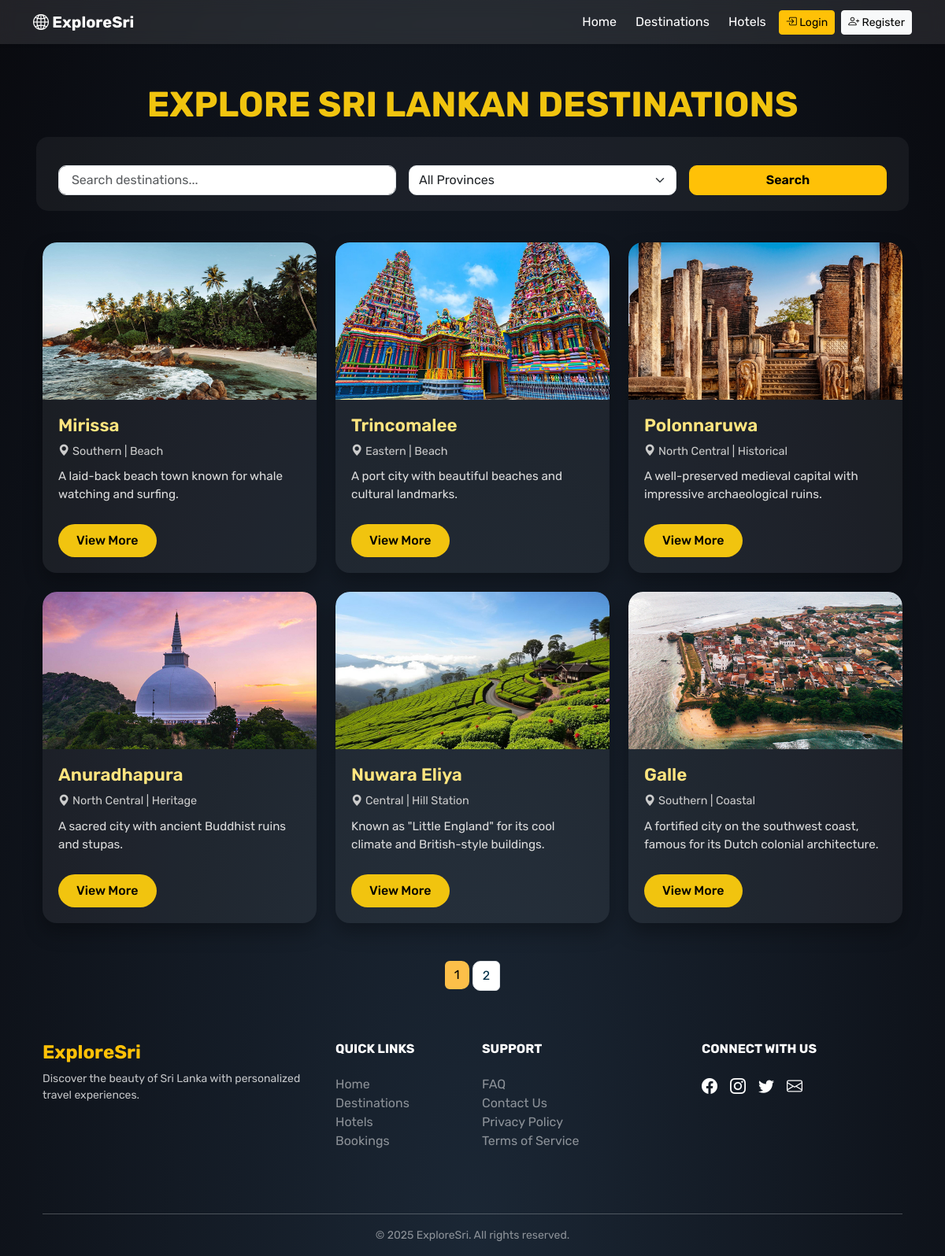
Page /destinations.php on the committed database.
### tables this page shows
CREATE TABLE `destinations` (
  `destination_id` int(11) NOT NULL,
  `name` varchar(255) DEFAULT NULL,
  `description` varchar(255) DEFAULT NULL,
  `location` varchar(255) DEFAULT NULL,
  `category` varchar(50) DEFAULT NULL,
  `image` varchar(255) DEFAULT NULL,
  `province` varchar(255) DEFAULT NULL,
  `top_attractions` varchar(255) DEFAULT NULL,
  `latitude` varchar(50) DEFAULT NULL,
  `longitude` varchar(50) DEFAULT NULL,
  `status` varchar(50) DEFAULT 'active'
);

### destinations.php (the view, shortened to what this page needs)
<?php
include 'config/db.php';
include 'includes/header.php';
$search = $_GET['search'] ?? '';
$province = $_GET['province'] ?? '';
$page = max(1, (int)($_GET['page'] ?? 1));
$limit = 6;
$offset = ($page - 1) * $limit;
$filters = [];
$params = [];
$where = $filters ? "WHERE " . implode(" AND ", $filters) : "";
$countStmt = $conn->prepare("SELECT COUNT(*) FROM destinations $where");
$countStmt->execute($params);
$total = $countStmt->fetchColumn();
$totalPages = ceil($total / $limit);
$query = "SELECT * FROM destinations $where ORDER BY destination_id DESC LIMIT $limit OFFSET $offset";
$stmt = $conn->prepare($query);
$stmt->execute($params);
$destinations = $stmt->fetchAll();
?>
<!DOCTYPE html>
<html lang="en">
<head>
  <link href="https://cdn.jsdelivr.net/npm/bootstrap@5.3.0/dist/css/bootstrap.min.css" rel="stylesheet">
  <link href="https://cdn.jsdelivr.net/npm/bootstrap-icons@1.10.5/font/bootstrap-icons.css" rel="stylesheet">
</head>
<body>
<div class="container">
  <h1 class="fade-up">EXPLORE SRI LANKAN DESTINATIONS</h1>
  <form method="GET" class="search-form row g-3 fade-up">
    <div class="col-md-5">
      <input type="text" name="search" value="<?= htmlspecialchars($search) ?>" class="form-control" placeholder=" Search destinations...">
    </div>
    <div class="col-md-4">
      <select name="province" class="form-select">
        <option value="">All Provinces</option>
      </select>
    </div>
    <div class="col-md-3 d-grid">
      <button class="btn btn-warning search-btn"><i class=""></i> Search</button>
    </div>
  </form>
  <div class="row mt-4 fade-up">
    <?php if ($destinations): ?>
      <?php foreach ($destinations as $dest): ?>
        <div class="col-md-4 col-sm-6 mb-4">
          <div class="card h-100">
            <img src="images/<?= htmlspecialchars($dest['image']) ?>" alt="<?= htmlspecialchars($dest['name']) ?>">
            <div class="card-body">
              <h5 class="card-title"><?= htmlspecialchars($dest['name']) ?></h5>
              <div class="card-subtext"><i class="bi bi-geo-alt-fill"></i> <?= htmlspecialchars($dest['province']) ?> | <?= htmlspecialchars($dest['category']) ?></div>
              <div class="card-desc"><?= htmlspecialchars(mb_strimwidth($dest['description'], 0, 100, "...")) ?></div>
              <a href="destination.php?id=<?= $dest['destination_id'] ?>" class="btn btn-custom">View More</a>
            </div>
          </div>
        </div>
      <?php endforeach; ?>
    <?php else: ?>
      <p class="text-center mt-5">No destinations found.</p>
    <?php endif; ?>
  </div>
  <?php if ($totalPages > 1): ?>
    <nav class="mt-4 d-flex justify-content-center fade-up">
      <ul class="pagination">
        <?php for ($i = 1; $i <= $totalPages; $i++): ?>
          <li class="page-item <?= $i == $page ? 'active' : '' ?>">
            <a class="page-link" href="?search=<?= urlencode($search) ?>&province=<?= urlencode($province) ?>&page=<?= $i ?>"><?= $i ?></a>
          </li>
        <?php endfor; ?>
      </ul>
    </nav>
  <?php endif; ?>
</div>
</body>
</html>
<?php include 'includes/footer.php'; ?>

### includes/header.php (shortened to what this page needs)
<!DOCTYPE html>
<html lang="en">
<head>
  <link href="https://cdn.jsdelivr.net/npm/bootstrap@5.3.0/dist/css/bootstrap.min.css" rel="stylesheet" />
  <link href="https://cdn.jsdelivr.net/npm/bootstrap-icons@1.10.5/font/bootstrap-icons.css" rel="stylesheet" />
</head>
<body>
<nav class="navbar navbar-expand-lg shadow-sm mb-4">
  <div class="container">
    <a class="navbar-brand" href="/exploresri/index.php">
      <i class="bi bi-globe2"></i> ExploreSri
    </a>
    <div class="collapse navbar-collapse" id="navMenu">
      <ul class="navbar-nav ms-auto align-items-lg-center gap-2">
        <li class="nav-item">
          <a class="nav-link" href="/exploresri/index.php"><i class=""></i> Home</a>
        </li>
        <li class="nav-item">
          <a class="nav-link" href="/exploresri/destinations.php"><i class=""></i> Destinations</a>
        </li>
        <li class="nav-item">
          <a class="nav-link" href="/exploresri/hotels_all.php"><i class=""></i> Hotels</a>
        </li>
        <?php if (isset($_SESSION['user_id'])): ?>
          <li class="nav-item">
            <a class="nav-link" href="/exploresri/my_bookings.php"><i class=""></i> My Bookings</a>
          </li>
          <li class="nav-item">
            <a class="btn btn-outline-light btn-sm" href="/exploresri/logout.php">
              <i class="bi bi-box-arrow-right"></i> Logout (<?= htmlspecialchars($_SESSION['user_name']); ?>)
            </a>
          </li>
        <?php else: ?>
          <li class="nav-item">
            <a class="btn btn-warning btn-sm" href="/exploresri/user/login.php"><i class="bi bi-box-arrow-in-right"></i> Login</a>
          </li>
          <li class="nav-item">
            <a class="btn btn-light btn-sm" href="/exploresri/user/register.php"><i class="bi bi-person-plus"></i> Register</a>
          </li>
        <?php endif; ?>
      </ul>
    </div>
  </div>
</nav>
<div class="container">

### includes/footer.php
<footer class="footer-section">
  <div class="container text-center text-lg-start text-white">
    <div class="row py-5">
      <div class="col-lg-4 col-md-6 mb-4 mb-lg-0 fade-up">
        <h4 class="fw-bold text-warning">ExploreSri</h4>
        <p class="small opacity-75">
          Discover the beauty of Sri Lanka with personalized travel experiences.
        </p>
      </div>
      <div class="col-lg-2 col-md-6 mb-4 mb-lg-0 fade-up">
        <h6 class="text-uppercase fw-bold mb-4">Quick Links</h6>
        <ul class="list-unstyled">
          <li><a href="#" class="text-white-50 text-decoration-none">Home</a></li>
          <li><a href="#" class="text-white-50 text-decoration-none">Destinations</a></li>
          <li><a href="#" class="text-white-50 text-decoration-none">Hotels</a></li>
          <li><a href="#" class="text-white-50 text-decoration-none">Bookings</a></li>
        </ul>
      </div>
      <div class="col-lg-3 col-md-6 mb-4 mb-lg-0 fade-up">
        <h6 class="text-uppercase fw-bold mb-4">Support</h6>
        <ul class="list-unstyled">
          <li><a href="#" class="text-white-50 text-decoration-none">FAQ</a></li>
          <li><a href="#" class="text-white-50 text-decoration-none">Contact Us</a></li>
          <li><a href="#" class="text-white-50 text-decoration-none">Privacy Policy</a></li>
          <li><a href="#" class="text-white-50 text-decoration-none">Terms of Service</a></li>
        </ul>
      </div>
      <div class="col-lg-3 col-md-6 mb-4 mb-lg-0 fade-up">
        <h6 class="text-uppercase fw-bold mb-4">Connect With Us</h6>
        <div class="d-flex justify-content-center justify-content-lg-start">
          <a href="#" class="text-white me-3 fs-5 social-icon"><i class="bi bi-facebook"></i></a>
          <a href="#" class="text-white me-3 fs-5 social-icon"><i class="bi bi-instagram"></i></a>
          <a href="#" class="text-white me-3 fs-5 social-icon"><i class="bi bi-twitter"></i></a>
          <a href="#" class="text-white fs-5 social-icon"><i class="bi bi-envelope"></i></a>
        </div>
      </div>
    </div>
    <hr class="border-top border-light opacity-25">
    <div class="text-center pb-3 small text-white-50">
      &copy; 2025 ExploreSri. All rights reserved.
    </div>
  </div>
</footer>

### includes/header.php (style rules this page uses)
body { background: linear-gradient(to right, #003049, #669bbc); font-family: 'Segoe UI', sans-serif; color: #fff; animation: fadeInBody 0.8s ease-in; }
nav.navbar { background-color: rgba(255, 255, 255, 0.1); backdrop-filter: blur(10px); animation: slideDown 0.7s ease-out; }
.navbar-nav .nav-link { color: #fff !important; transition: color 0.3s ease; }
.navbar-brand { font-size: 1.5rem; font-weight: bold; color: #fff !important; transition: transform 0.3s; }
.navbar .btn { transition: all 0.3s ease; }

### destinations.php (style rules this page uses)
body { font-family: 'Rubik', sans-serif; background: radial-gradient(ellipse at bottom, #1b2735 0%, #090a0f 100%); color: #ffffff; min-height: 100vh; overflow-x: hidden; position: relative; }
body::before { content: ''; position: fixed; top: 0; left: 0; width: 100%; height: 100%; background: url('https://www.transparenttextures.com/patterns/stardust.png'); opacity: 0.08; z-index: 0; pointer-events: none; }
h1 { font-size: 2.8rem; font-weight: 700; text-align: center; margin-top: 50px; margin-bottom: 30px; color: #f1c40f; position: relative; z-index: 1; }
.search-form { animation: fadeUp 0.8s ease-in-out; background: rgba(255,255,255,0.05); padding: 20px; border-radius: 15px; margin-bottom: 40px; position: relative; z-index: 1; transition: all 0.3s ease; }
.search-form input, .search-form select { border-radius: 10px; box-shadow: none; transition: box-shadow 0.2s ease; }
.search-btn { border-radius: 10px; font-weight: 600; transition: all 0.2s ease-in-out; }
.card { background: rgba(255, 255, 255, 0.06); border: none; border-radius: 18px; overflow: hidden; backdrop-filter: blur(6px); box-shadow: 0 12px 24px rgba(0, 0, 0, 0.3); transition: transform 0.3s ease, box-shadow 0.3s ease; }
.card img { height: 200px; object-fit: cover; border-top-left-radius: 18px; border-top-right-radius: 18px; }
.card-body { padding: 20px; }
.card-title { font-size: 1.4rem; font-weight: 600; color: #ffe57f; }
.card-subtext { font-size: 0.9rem; color: #ccc; margin-bottom: 10px; }
.card-desc { font-size: 0.95rem; color: #ddd; height: 60px; overflow: hidden; }
.btn-custom { background-color:#f1c40f; color: #000; border-radius: 30px; padding: 8px 22px; font-weight: 500; margin-top: 12px; transition: background-color 0.3s ease; }
.pagination .page-link { background-color: #fff; color: #003049; border-radius: 10px; margin: 0 5px; }
.pagination .active .page-link { background-color: #fcbf49; color: #000; border: none; }
.fade-up { animation: fadeUp 0.6s ease forwards; opacity: 0; }

### rows in the picture
destinations: image (picture), name "Mirissa", province "Southern", category "Beach", description "A laid-back beach town known for whale watching and surfing."
destinations: image (picture), name "Trincomalee", province "Eastern", category "Beach", description "A port city with beautiful beaches and cultural landmarks."
destinations: image (picture), name "Polonnaruwa", province "North Central", category "Historical", description "A well-preserved medieval capital with impressive archaeological ruins."
destinations: image (picture), name "Anuradhapura", province "North Central", category "Heritage", description "A sacred city with ancient Buddhist ruins and stupas."
destinations: image (picture), name "Nuwara Eliya", province "Central", category "Hill Station", description "Known as \"Little England\" for its cool climate and British-style buildings."
destinations: image (picture), name "Galle", province "Southern", category "Coastal", description "A fortified city on the southwest coast, famous for its Dutch colonial architecture."
